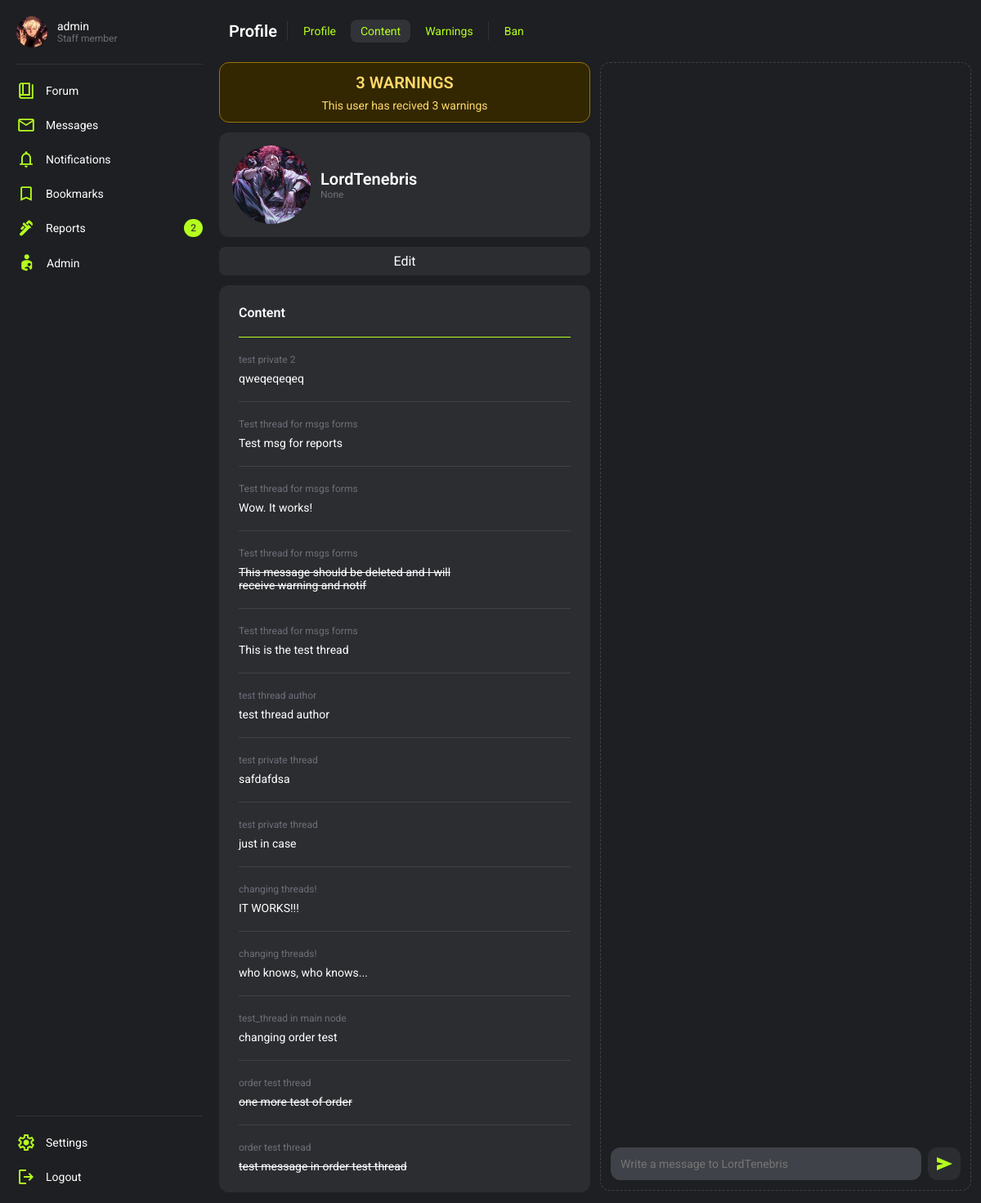
The page /profile/2/content/ (signed in) on the database its author committed.
### users/models.py (models this page shows, shortened)
class Profile(models.Model):
    user = models.OneToOneField(User, on_delete=models.CASCADE)
    title = models.CharField(max_length=100, null=True, blank=True, default="Member")
    info = models.CharField(max_length=200, null=True, blank=True)
    profile_picture = models.CharField(max_length=225, null=True, blank=True, default="default.svg")
    warnings = models.SmallIntegerField(default=0)
    active_notifications = models.IntegerField(default=0)
    is_banned = models.BooleanField(default=False)
    banned_by = models.ForeignKey(User, related_name='banned_by', null=True, blank=True, on_delete=models.SET_NULL)
    ban_reason = models.TextField(null=True, blank=True)
    ban_time = models.DateTimeField(null=True, blank=True)

### forum/models.py (models this page shows, shortened)
class Message(models.Model):
    thread = models.ForeignKey(Thread, on_delete=models.CASCADE)
    user = models.ForeignKey(User, on_delete=models.CASCADE)
    message = models.TextField()
    is_start = models.BooleanField(default=False)
    upvotes = models.PositiveIntegerField(null=True, blank=True, default=0)
    downvotes = models.PositiveIntegerField(null=True, blank=True, default=0)
    is_solution = models.BooleanField(default=False)
    is_visible = models.BooleanField(default=True)
    deleted_by = models.ForeignKey(User, on_delete=models.SET_NULL, blank=True, null=True, related_name="deleted_by")
    invis_reason = models.TextField(blank=True, null=True)
    time_created = models.DateTimeField(default=datetime.now())
    time_changed = models.DateTimeField(null=True, blank=True)
    changer = models.ForeignKey(User, on_delete=models.SET_NULL, null=True, blank=True, related_name="changer")

class Thread(models.Model):
    user = models.ForeignKey(User, on_delete=models.SET_NULL, null=True)
    title = models.CharField(max_length=225)
    slug = models.SlugField(max_length=225, blank=True, null=True)
    node = models.ForeignKey(Node, on_delete=models.CASCADE)
    is_closed = models.BooleanField(default=False)
    is_visible = models.BooleanField(default=True)
    is_pinned = models.BooleanField(default=False)
    msg_amount = models.IntegerField(blank=True, null=True, default=1)
    invis_reason = models.TextField(blank=True, null=True)
    deleted_by = models.ForeignKey(User, on_delete=models.SET_NULL, null=True, blank=True, related_name="thread_deleted_by")
    time_created = models.DateTimeField(default=datetime.now())
    time_changed = models.DateTimeField(null=True, blank=True)

### users/views.py (the view)
# urls.py: path('<int:id>/content/', views.profile_content, name="profile_content"),
def profile_content(request, id):
    try:
        account = User.objects.get(id=id)
    except:
        return render(request, 'error.html', {'error_str':base_strings.ERRORS['user_not_found']})
    if not request.user.has_perm('users.view_profile') and request.user != account:
        return render(request, 'error.html', {'error_str':base_strings.ERRORS['user_visibility_hidden']})
    content = Message.objects.filter(user=account).order_by('-id')
    context = {
        'account':account,
        'profile_content': True,
        'content': content
    }
    return render(request, 'profile.html', context)

### users/templates/profile.html (shortened to what this page needs)
{% extends 'base.html' %}
{% block style %}
    {% load static %}
    <link rel="stylesheet" href="{% static 'profile.css' %}">
    <link rel="stylesheet" href="{% static 'popup.css' %}">
{% endblock %}
{% block content %}
<header class="wrapper">
    <h2 class="title">Profile</h2>
    <div class="wrapper headerNav">
        <div class="headerLine"></div>
        {% if profile_content %}
            <a class="headerBtn" href="{% url 'profile_view' account.id %}">Profile</a>
            <a class="headerBtn headerBtnFocus" href="{% url 'profile_content' account.id %}">Content</a>
            {% if account.id == request.user.id or perms.users.view_warnings_history %}
                <a class="headerBtn" href="{% url 'profile_warnings' account.id %}">Warnings</a>
            {% endif %}
            {% if perms.user.change_user and not request.user == account and not account.is_staff %}
                <div class="headerLine"></div>
                {% if account.profile.is_banned %}
                <a class="headerBtn banBtn" href="{% url 'profile_toggle_ban' account.id %}">Unban</a>
                {% else %}
                <p class="headerBtn banBtn" id="{{ account.id }}">Ban</p>
                {% endif %}
            {% endif %}
        {% endif %}
    </div>
</header>
<div class="mainContentWrapper">
    <div class="container profileView">
        {% if perms.users.view_profile %}
            {% if account.profile.warnings %}
                <div class="container warningBanner">
                    <h2 class="warningBannerTitle">{{ account.profile.warnings }} WARNINGS</h2>
                    <p class="warningBannerText">This user has recived {{ account.profile.warnings }} warnings</p>
                </div>
            {% endif %}
        {% endif %}
        <div class="wrapper profileContainer">
            <img class="avatar" src="{{ media_url }}{{ account.profile.profile_picture }}" alt="">
            <div class="container">
                <h2 class="title" id="username">{{ account.username }}</h2>
                <p class="meta">{{ account.profile.title }}</p>
            </div>
        </div>
        {% if request.user.id == account.id or perms.users.change_profile %}
            <a href="{% url 'profile_edit' account.id %}" class="largeBtn">Edit</a>
        {% endif %}
        {% if profile_content %}
            {% if content %}
                <div class="container card">
                    <div class="wrapper cardHeader">
                        <h2 class="cardTitle">Content</h2>
                    </div>
                    {% for msg in content %}
                        {% if msg.is_visible or perms.forum.view_message %}
                            {% if msg.thread.is_visible or perms.forum.view_thread %}
                                {% if msg.thread.node.type_private %}
                                    {% if request.user == msg.thread.user or perms.forum.view_thread %}
                                        <div class="cardLine"></div>
                                        <a class="container cardSectionItem" href="{% url 'thread' msg.thread.node.name|slugify msg.thread.title|slugify msg.thread.id %}#{{msg.id}}">
                                            <div class="cardSectionInnerItem container">
                                                <p class="meta">{{ msg.thread.title }}</p>
                                                <p class="text">
                                                    {% if not msg.is_visible or not msg.thread.is_visible %}
                                                        <del>{{ msg.message }}</del>
                                                    {% else %}
                                                        {{ msg.message }}
                                                    {% endif %}
                                                </p>
                                            </div>
                                        </a>
                                    {% endif %}
                                {% else %}
                                    <div class="cardLine"></div>
                                    <a class="container cardSectionItem" href="{% url 'thread' msg.thread.node.name|slugify msg.thread.title|slugify msg.thread.id %}#{{msg.id}}">
                                        <div class="cardSectionInnerItem container">
                                            <p class="meta">{{ msg.thread.title }}</p>
                                            <p class="text">
                                                {% if not msg.is_visible or not msg.thread.is_visible %}
                                                    <del>{{ msg.message }}</del>
                                                {% else %}
                                                    {{ msg.message }}
                                                {% endif %}
                                            </p>
                                        </div>
                                    </a>
                                {% endif %}
                            {% endif %}
                        {% endif %}
                    {% endfor %}
                </div>
            {% else %}
                <div class="container banner">
                    <h2 class="title">No content</h2>
                    <p class="text">This section displays any content created by {{account.username}}.</p>
                </div>
            {% endif %}
        {% endif %}
    </div>
    {% if not account == request.user %}
    <div class="container chatView">
        {% if account.preference.private_messages == 0 or perms.private_messages.add_private_message %}
        <form class="wrapper chatForm" action="{% url 'send_private_message' account.id %}" method="post" id="message_form">
            <input placeholder="Write a message to {{ account.username }}" class="chatInput" type="text" name="content" id="msg">
            <button class="wrapper chatBtn" type="submit">
            </button>
        </form>
        {% endif %}
    </div>
    {% endif %}
</div>
{% endblock %}

### base/templates/base.html (shortened to what this page needs)
<!DOCTYPE html>
<html lang="en">
<head>
    {% load static %}
    {% if request.user.is_authenticated %}
        <link rel="stylesheet" href="{% static 'themes/theme_' %}{{request.user.preference.color_theme}}.css">
    {% else %}
        <link rel="stylesheet" href="{% static 'themes/theme_0.css' %}">
    {% endif %}
    <link rel="stylesheet" href="{% static 'style.css' %}">
    {% block style %}{% endblock %}
</head>
<body>
    <nav>
        {% if request.user.is_authenticated %}
            <div class="container navBtnContainer" id="navConProfile">
                <a class="wrapper navBtn" href="{% url 'profile_view' request.user.id %}">
                    {%  if avatar_path %}
                        <img class="navBtnAvatar" src="{{ avatar_path }}" alt="">
                    {% else %}
                        <img src="{% static 'assets/missing_avatar.svg' %}" alt="">
                    {% endif %}
                    <div class="container">
                        <span class="text">{{ request.user.username }}</span>
                        <span class="meta">{{request.user.profile.title}}</span>
                    </div>
                </a>
            </div>
            <div class="navLine"></div>
            <div class="container navBtnContainer" id="navConMain">
                <a class="wrapper navBtn {% if current_tab == 'forum' %}focus{% endif %}" href="{% url 'forum_main' %}">
                    <span class="text">Forum</span>
                </a>
                <a class="wrapper navBtn space {% if current_tab == 'message' %}focus{% endif %}" href="{% url 'messages_main' %}">
                    <div class="wrapper navBtnMainContainer">
                        <span class="text">Messages</span>
                    </div>
                </a>
                <a class="wrapper navBtn space {% if current_tab == 'notifications' %}focus{% endif %}" href="{% url 'notifications' %}">
                    <div class="wrapper navBtnMainContainer">
                        <span class="text">Notifications</span>
                    </div>
                </a>
                <a class="wrapper navBtn {% if current_tab == 'bookmarks' %}focus{% endif %}" href="{% url 'bookmarks_main' %}">
                    <span class="text">Bookmarks</span>
                </a>
                {% if perms.moderation.view_reports %}
                <a class="wrapper navBtn space {% if current_tab == 'moderation' %}focus{% endif %}" href="{% url 'moderation_main' %}">
                    <div class="wrapper navBtnMainContainer">
                        <span class="text">Reports</span>
                    </div>
                    {% if reports_amount > 0 %}
                        {% if assigned_reports > 0 %}
                            <p class="navNotificationBadge">{{assigned_reports}}/{{reports_amount}}</p>
                        {% else %}
                            <p class="navNotificationBadge">{{reports_amount}}</p>
                        {% endif %}
                    {% endif %}
                </a>
                {% endif %}
                {% if request.user.is_staff %}
                <a class="wrapper navBtn" href="{% url 'admin:index' %}">
                    <span class="text">Admin</span>
                </a>
                {% endif %}
            </div>
            <div class="navLine"></div>
            <div class="container navBtnContainer" id="navConOptions">
                <a class="wrapper navBtn" href="{% url 'profile_edit' request.user.id %}">
                    <span class="text">Settings</span>
                </a>
                <a class="wrapper navBtn" href="{% url 'logout_user' %}">
                    <span class="text">Logout</span>
                </a>
            </div>
        {% endif %}
    </nav>
    <div class="main">
        {% block content %}{% endblock %}
    </div>
</body>
</html>

### rows shown on the page
Message: thread "test private 2", message "qweqeqeqeq"
Message: thread "Test thread for msgs forms", message "Test msg for reports"
Message: thread "Test thread for msgs forms", message "Wow. It works!"
Message: thread "Test thread for msgs forms", message "This message should be deleted and I will receive warning and notif"
Message: thread "Test thread for msgs forms", message "This is the test thread"
Message: thread "test thread author", message "test thread author"
Message: thread "test private thread", message "safdafdsa"
Message: thread "test private thread", message "just in case"
Message: thread "changing threads!", message "IT WORKS!!!"
Message: thread "changing threads!", message "who knows, who knows..."
Message: thread "test_thread in main node", message "changing order test"
Message: thread "order test thread", message "one more test of order"
Message: thread "order test thread", message "test message in order test thread"

### other values the page prints
{{ request.user.username }} "admin"
{{ request.user.profile.title }} "Staff member"
{{ reports_amount }} "2"
{{ account.profile.warnings }} "3"
{{ account.username }} "LordTenebris"
{{ account.profile.title }} "None"
